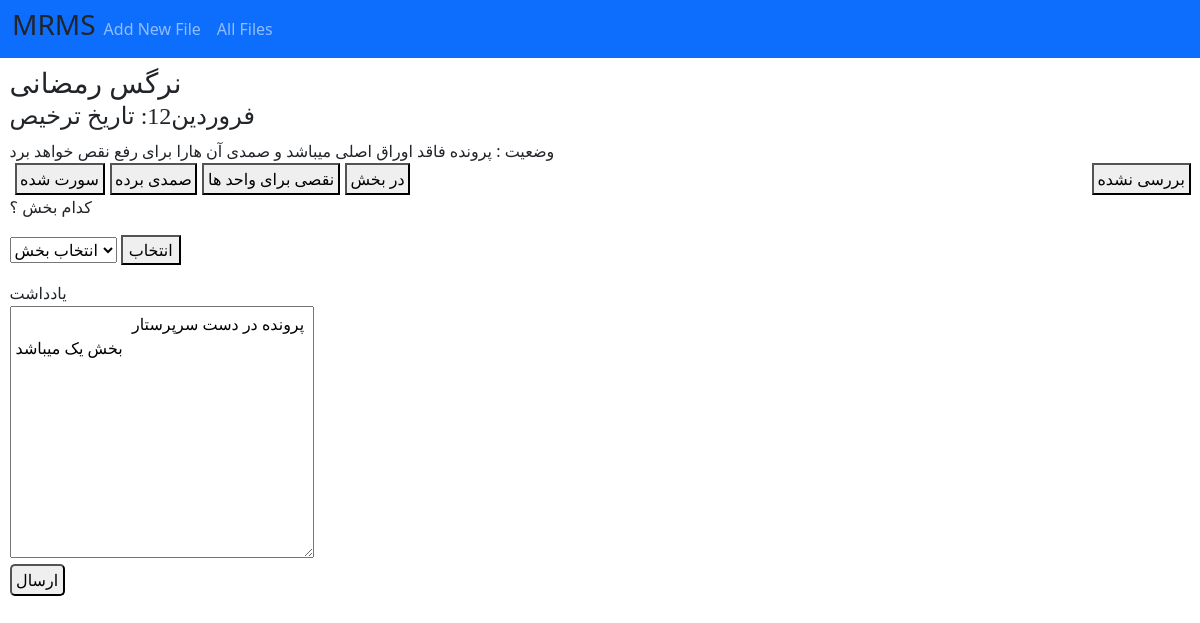
The page /pages/fileSingleOld.php?id=1 on the database as committed earlier.
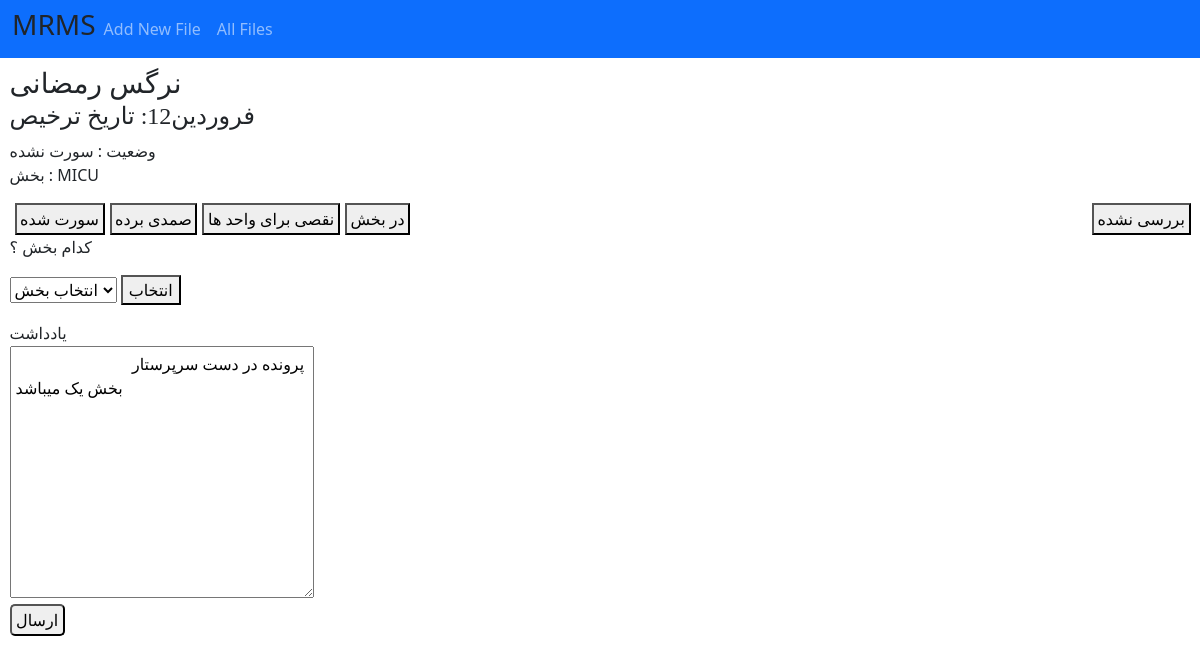
The same page on the database as committed later.
### tables this page shows
CREATE TABLE "files" (
	"name"	TEXT,
	"discharge_day"	INTEGER,
	"discharge_mouth"	INTEGER,
	"status"	NUMERIC DEFAULT 0,
	"id"	INTEGER NOT NULL,
	"unit"	INTEGER,
	"dr"	INTEGER,
	"diagnos"	INTEGER,
	"adddate"	NUMERIC DEFAULT 'CURRENT_TIMESTAM',
	"note"	TEXT,
	PRIMARY KEY("id")
);

### pages/fileSingleOld.php (the view, shortened to what this page needs)
<?php
include "./../layout/head.php";
include "./../DB/dataBase.php";
include "./../helpers/withchMF.php";
include "./../helpers/statusF.php";
include "./../helpers/witchUnitFunc.php";
$id = $_GET['id'];
$query2 = "select * from files where id='$id'";
$stm2 = $con->prepare($query2);
$stm2->execute();
$data =  $stm2->fetchAll(PDO::FETCH_ASSOC);
?>
<body>
<?php
include "./../layout/header.php";
?>
<?php
foreach($data as $dt)
{?>
<div style="margin:5px 2px;padding:3.2px 7.5px">
<h3 style="margin-bottom: 2.6px;"><?= $dt['name']?></h3>
        <div style="display: flex;font-family: yekanReg;">
          <h4 style="font-family: yekanReg;">تاریخ ترخیص : </h4>
          <h4><?= $dt['discharge_day'];?></h4>
          <h4><?= witchMouth($dt['discharge_mouth']);?></h4>
        </div>
        <div>
            وضعیت : <?= statusF($dt['status']); ?>
        </div>
        <?php
      if(!empty($dt['unit'])){
        ?>
        <p> بخش : <?= witchUnit($dt['unit']); ?></p>
        <?php
      };
      ?>
        <div style="display: flex; justify-content: space-between;">
            <div style="display: flex;">
                <a style="margin-left: 5px;" href="./../act/smdiStatus.php?status=4&id=<?= $dt['id']; ?>"><button style="padding: 2px 3.6px;">سورت شده</button></a>
                <a style="margin-left: 5px;" href="./../act/smdiStatus.php?status=3&id=<?= $dt['id']; ?>"><button style="padding: 2px 3.6px;">صمدی برده</button></a>
                <a style="margin-left: 5px;" href="./../act/smdiStatus.php?status=2&id=<?= $dt['id']; ?>"><button style="padding: 2px 3.6px;">نقصی برای واحد ها</button></a>
                <a style="margin-left: 5px;" href=""><button style="padding: 2px 3.6px;">در بخش</button></a>
            </div>
            <a href="./../act/smdiStatus.php?status=0&id=<?= $dt['id']; ?>"><button style="padding: 2px 3.6px;">بررسی نشده</button></a>
        </div>
        <p>کدام بخش ؟</p>
<form action="./../act/unitSelect.php?id=<?= $dt['id']; ?>" method="POST">
<select name="unit" id="">
    <option value="0" selected>انتخاب بخش</option>
        </select>
        <button type="submit">انتخاب</button>
</form>
        <div style="margin-top: 1rem;">
            <label style="font-family: yekanBold;" for="">یادداشت</label>
            <form action="./../act/noted.php" method="POST">
                <textarea style="padding: 5px;" name="note" id="" cols="30" rows="10">
                <?php
        if($dt['note']){
            ?>
            <?= $dt['note'];?>
        <?php
        };
        ?>
                </textarea>
                <br>
                <button style="padding: 2px 4.5px; border-radius: 5px;" type="submit">ارسال</button>
            </form>
        </div>
</div>
<?php } ?>
</body>

### helpers/withchMF.php
<?php
function witchMouth($f){
    if($f == "1"){
      echo "فروردین";
    }elseif($f == "2"){
      echo "اردیبهشت";
    }
  };
?>

### helpers/statusF.php
<?php
function statusF($status){
    if($status == "0")
    {
        echo "بررسی نشده";
    }
    elseif($status == "1"){
        echo "بدون ایراد و ارسال به بایگانی";
    }
    elseif($status == "2"){
        echo "پرونده نقص دار میباشد و تحویل منشی بخش";
    }elseif($status == "3"){
        echo "پرونده فاقد اوراق اصلی میباشد و صمدی آن هارا برای رفع نقص خواهد برد";
    }elseif($status == "4"){
        echo "سورت نشده";
    }
}
?>

### helpers/witchUnitFunc.php
<?php
function witchUnit($unit){
    if($unit == "8")
    {echo "SICU1";}
    elseif($unit == "9")
    {echo "SICU2";}
    elseif($unit == "10")
    {echo "MICU";}
    elseif($unit == "11")
    {echo "CCU";}
    elseif($unit == "12")
    {echo "VIP";}
    elseif($unit == "13")
    {echo "DayCare";}
    else{
        echo $unit;
        }
}
?>

Rows that differ between the two databases and show on the page:
changed files "نرگس رمضانی": status "پرونده فاقد اوراق اصلی میباشد و صمدی آن هارا برای رفع نقص خواهد برد" → "سورت نشده"; now shows "بخش : MICU"
